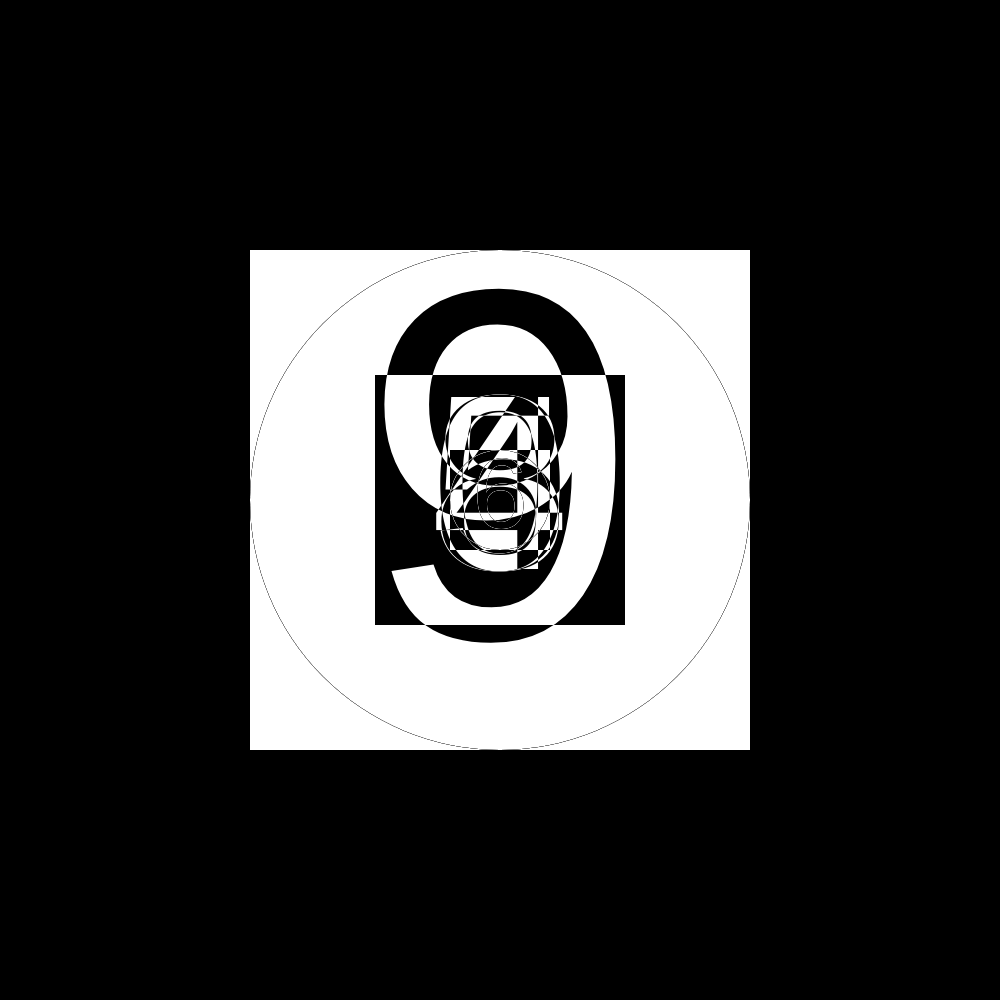
Frame 1 (no input)
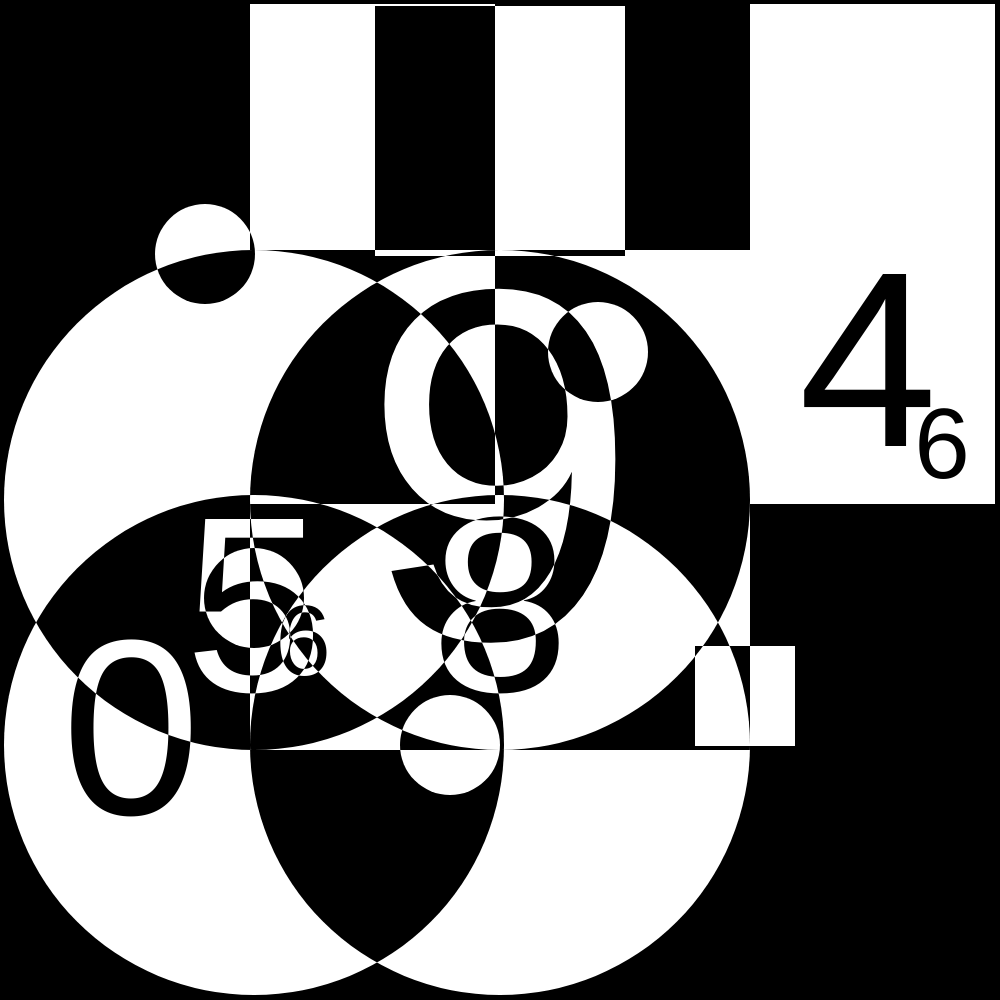
Frame 60 (no input)
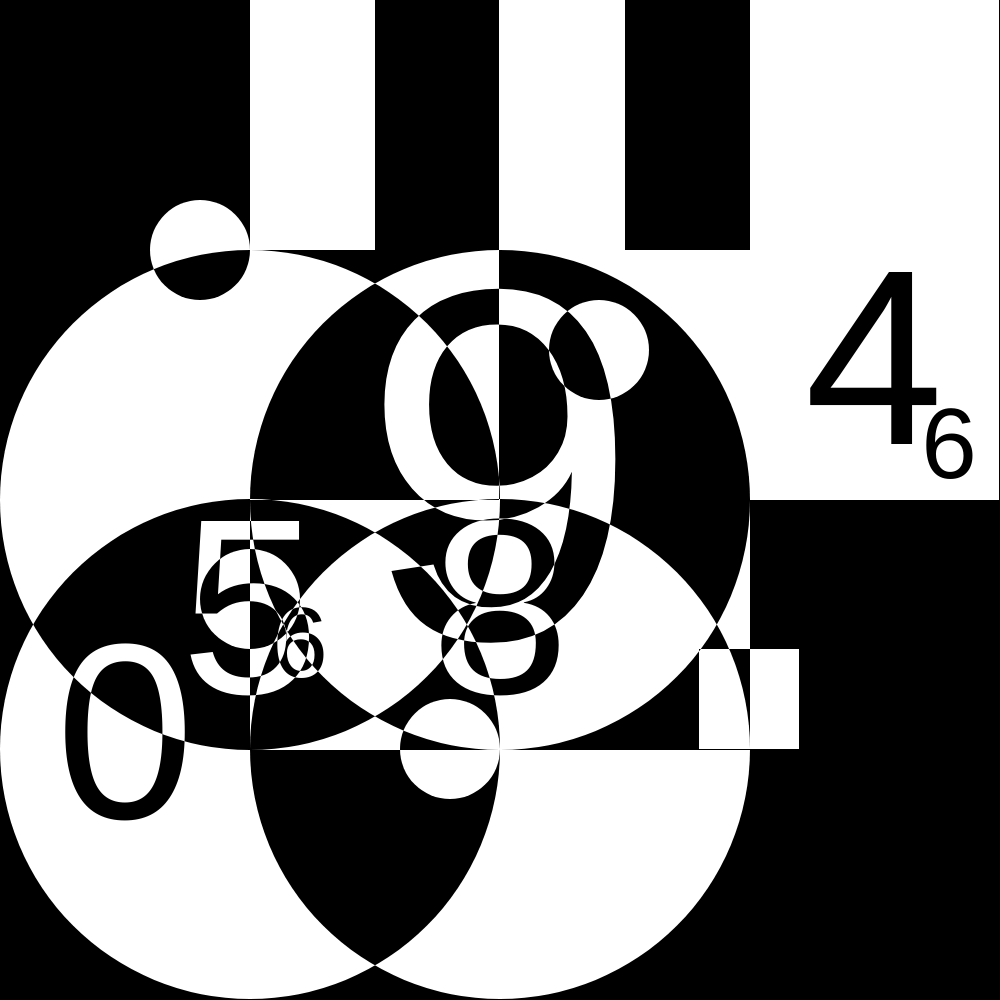
Frame 120 (the mouse pressed at the canvas centre since frame 60)

The p5.js sketch that drew these frames (run headless with seeded random() and noise() and a simulated clock; from frame 60 on, the mouse is pressed at the canvas centre):

// p5.js sketch
// ── sketch.js
// https://openprocessing.org/sketch/1202233

let object = [];
let objectNum = 20;

function setup() {
  createCanvas(1000, 1000);
  for (let i = 0; i < objectNum; i++) {
    object.push(new drawObject());
  }
}

function draw() {
  blendMode(BLEND);
  background(0);
  for (let i = 0; i < objectNum; i++) {
    object[i].update(i);
    object[i].display();
  }
  // drawGrid(25);
}

class drawObject {
  constructor() {
    this.sizeList = [100, 250, 500];
    this.objectSize = this.sizeList[int(random(this.sizeList.length))];
    this.motion;
    this.counter = 0;
    this.counter2 = 0;
    this.interval = this.counter + 1.3;
    this.initPosX = width / 2;
    this.desX =
      (this.objectSize / 2) * int(random(1, (width / this.objectSize) * 2));
    this.distanceX = this.desX - this.initPosX;
    this.initPosY = height / 2;
    this.desY =
      (this.objectSize / 2) * int(random(1, (height / this.objectSize) * 2));
    this.distanceY = this.desY - this.initPosY;
    this.objectColor = 255;
    this.speed = 0.01 * int(random(1, 2));
    this.randomSelector = int(random(0, 3));
    this.randomTex = int(random(0, 10));
    textAlign(CENTER, CENTER);
    textFont("helvetica");
    rectMode(CENTER);
  }
  display() {
    blendMode(DIFFERENCE);
    noStroke();
    fill(this.objectColor);
    textSize(this.objectSize);
    switch (this.randomSelector) {
      case 0:
        text(this.randomTex, this.x, this.y);
        break;
      case 1:
        rect(this.x, this.y, this.objectSize);
        break;
      default:
        ellipse(this.x, this.y, this.objectSize);
    }
  }
  update() {
    this.motion = easeOutExpo(this.counter);
    this.x = int(this.initPosX + this.distanceX * this.motion);
    this.y = int(this.initPosY + this.distanceY * this.motion);
    if (this.counter < 1) {
      this.counter += this.speed;
      this.counter2 += this.speed;
    } else if (this.counter2 < this.interval) {
      this.counter2 += this.speed;
    } else {
      this.randomSelector = int(random(0, 3));
      this.counter = 0;
      this.counter2 = 0;
      this.speed = 0.01;
      this.initPosX = this.x;
      this.desX =
        (this.objectSize / 2) * int(random(1, (width / this.objectSize) * 2));
      this.distanceX = this.desX - this.initPosX;
      this.initPosY = this.y;
      this.desY =
        (this.objectSize / 2) * int(random(1, (height / this.objectSize) * 2));
      this.distanceY = this.desY - this.initPosY;
    }
  }
}

function easeOutExpo(x) {
  return x === 1 ? 1 : 1 - pow(2, -10 * x);
}

function drawGrid(gridSize) {
  stroke(255);
  strokeWeight(1);
  for (let x = 0; x <= 1000; x += gridSize) {
    for (let y = 0; y <= 1000; y += gridSize) {
      line(0, y, width, y);
    }
    line(x, 0, x, height);
  }
}
